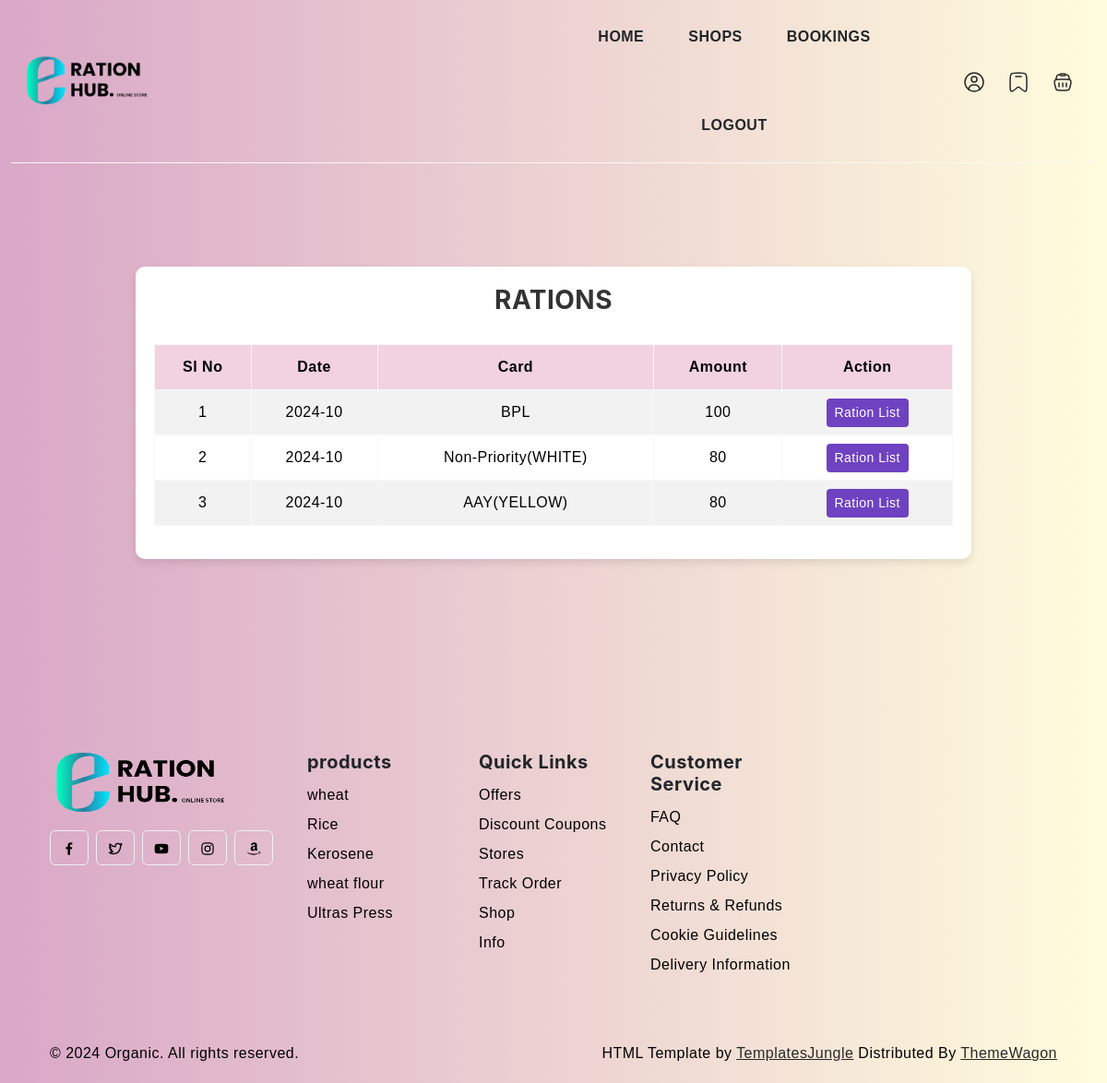
The app's page /Project/User/ViewRation.php, older data.
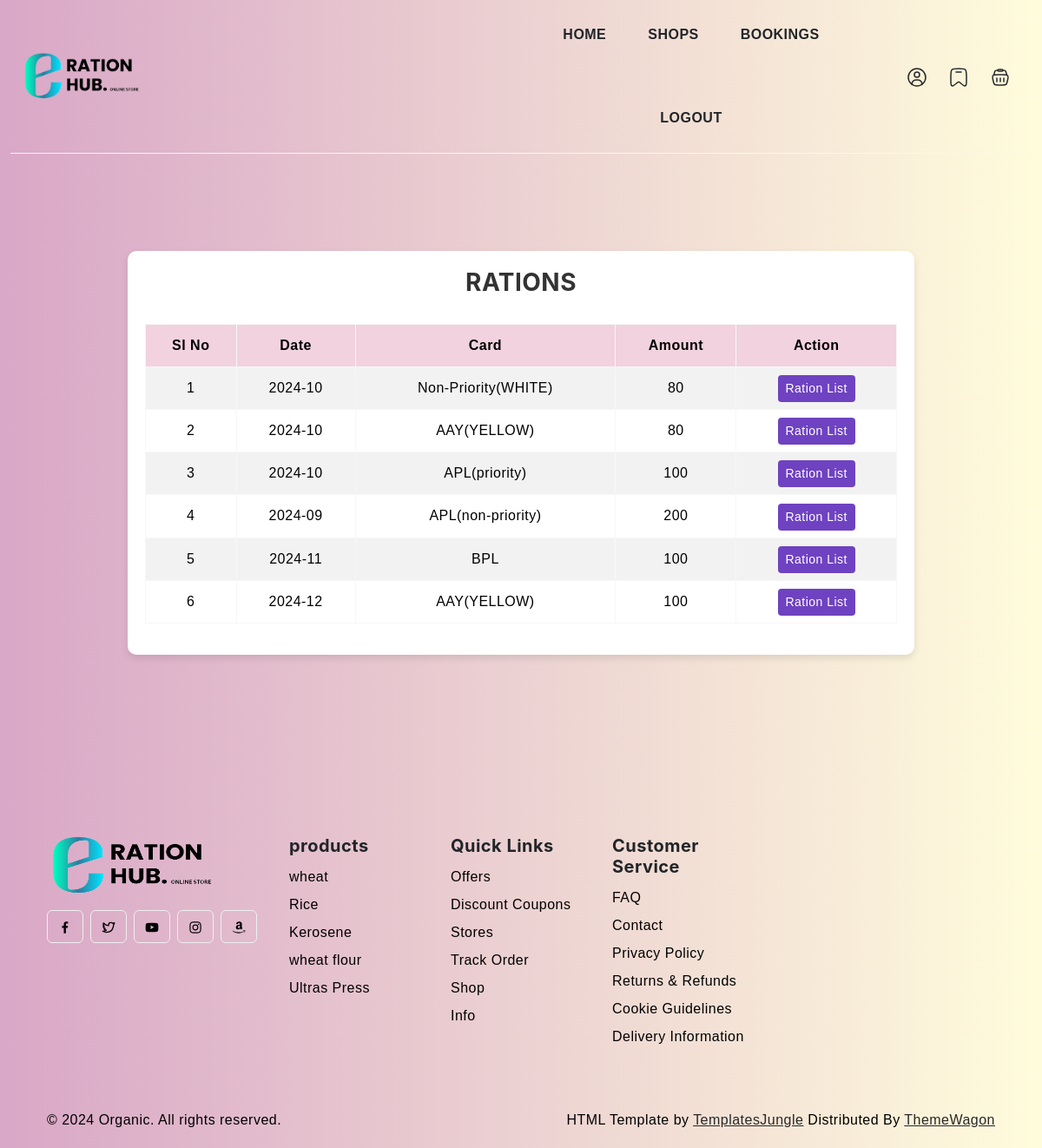
The same page, newer data.
### tables this page shows
CREATE TABLE `tbl_ration` (
  `ration_id` int(11) NOT NULL,
  `ration_date` varchar(60) NOT NULL,
  `card_id` int(11) NOT NULL,
  `ration_amount` varchar(100) NOT NULL
);

CREATE TABLE `tbl_card` (
  `card_id` int(11) NOT NULL,
  `card_name` varchar(50) NOT NULL
);

### Project/User/ViewRation.php (the view, shortened to what this page needs)
<?php
include("../Assets/Connection/Connection.php");
include("Head.php");
?>
<!DOCTYPE html PUBLIC "-//W3C//DTD XHTML 1.0 Transitional//EN" "http://www.w3.org/TR/xhtml1/DTD/xhtml1-transitional.dtd">
<html xmlns="http://www.w3.org/1999/xhtml">
<head>
</head>
<body>
<div class="container mt-5">
    <div class="row justify-content-center">
        <div class="col-md-10">
            <div class="table-wrapper">
                <h3>Rations</h3>
                <table class="table table-bordered table-striped">
                    <thead class="thead-light">
                        <tr>
                            <th>Sl No</th>
                            <th>Date</th>
                            <th>Card</th>
                            <th>Amount</th>
                            <th>Action</th>
                        </tr>
                    </thead>
                    <tbody>
                        <?php
                        $selQry = "SELECT * FROM tbl_ration r INNER JOIN tbl_card c ON r.card_id = c.card_id";
                        $result = $Con->query($selQry);
                        $i = 0;
                        while ($data = $result->fetch_assoc()) {
                            $i++;
                            ?>
                            <tr>
                                <td><?php echo $i; ?></td>
                                <td><?php echo $data['ration_date']; ?></td>
                                <td><?php echo $data['card_name']; ?></td>
                                <td><?php echo $data['ration_amount']; ?></td>
                                <td class="action-btn">
                                    <a href="ViewRationList.php?cid=<?php echo $data['ration_id']; ?>&rid=<?php echo $_GET['rid'] ?>" class="btn btn-sm btn-custom">Ration List</a>
                                </td>
                            </tr>
                        <?php
                    }
                ?>
                    </tbody>
                </table>
            </div>
        </div>
    </div>
</div>
</body>
</html>
<?php
include('Foot.php');
?>

### Project/User/Head.php (shortened to what this page needs)
<!DOCTYPE html>
<html lang="en">
  <head>
    <link rel="stylesheet" href="https://cdn.jsdelivr.net/npm/swiper@9/swiper-bundle.min.css">
    <link href="https://cdn.jsdelivr.net/npm/bootstrap@5.3.0-alpha3/dist/css/bootstrap.min.css" rel="stylesheet">
    <link rel="stylesheet" type="text/css" href="../Assets/Templates/User/css/vendor.css">
    <link rel="stylesheet" type="text/css" href="../Assets/Templates/User/style.css">
    <link rel="stylesheet" href="../Assets/Templates/form.css">
  </head>
  <body>
    <header>
      <div class="container-fluid">
        <div class="row py-3 border-bottom">
          <div class="col-sm-4 col-lg-2 text-center text-sm-start d-flex gap-3 justify-content-center justify-content-md-start">
            <div class="d-flex align-items-center my-3 my-sm-0">
              <a href="Homepage.php">
                <img src="../Assets/Templates/User/images/eration.png" alt="logo" class="img-fluid">
              </a>
            </div>
          </div>
          <div class="col-sm-6 offset-sm-2 offset-md-0 col-lg-4">
          </div>
          <div class="col-lg-4">
            <ul class="navbar-nav list-unstyled d-flex flex-row gap-3 gap-lg-5 justify-content-center flex-wrap align-items-center mb-0 fw-bold text-uppercase text-dark">
              <li class="nav-item active">
                <a href="Homepage.php" class="nav-link">Home</a>
              </li>
              <li class="nav-item active">
                <a href="ViewShops.php" class="nav-link">Shops</a>
              </li>
              <li class="nav-item active">
                <a href="MyBookings.php" class="nav-link">Bookings</a>
              </li>
              <li class="nav-item active">
                <a href="../index.php" class="nav-link">Logout</a>
              </li>
            </ul>
          </div>
          <div class="col-sm-8 col-lg-2 d-flex gap-5 align-items-center justify-content-center justify-content-sm-end">
            <ul class="d-flex justify-content-end list-unstyled m-0">
              <li>
                <a href="Myprofile.php" class="p-2 mx-1">
                  <svg width="24" height="24"><use xlink:href="#user"></use></svg>
                </a>
              </li>
              <li>
                <a href="MyBookings.php" class="p-2 mx-1">
                  <svg width="24" height="24"><use xlink:href="#wishlist"></use></svg>
                </a>
              </li>
              <li>
                <a href="Complaint.php" class="p-2 mx-1">
                  <svg width="24" height="24"><use xlink:href="#shopping-bag"></use></svg>
                </a>
              </li>
            </ul>
          </div>
        </div>
      </div>
    </header>
<br />
<br />

### Project/User/Foot.php (shortened to what this page needs)
<br />
<br />
<br />
<br />
<br />
<footer class="py-5">
      <div class="container-lg">
        <div class="row">
          <div class="col-lg-3 col-md-6 col-sm-6">
            <div class="footer-menu">
              <img src="../Assets/Templates/User/images/eration.png" width="240" height="70" alt="logo">
              <div class="social-links mt-3">
                <ul class="d-flex list-unstyled gap-2">
                  <li>
                    <a href="#" class="btn btn-outline-light">
                      <svg width="16" height="16"><use xlink:href="#facebook"></use></svg>
                    </a>
                  </li>
                  <li>
                    <a href="#" class="btn btn-outline-light">
                      <svg width="16" height="16"><use xlink:href="#twitter"></use></svg>
                    </a>
                  </li>
                  <li>
                    <a href="#" class="btn btn-outline-light">
                      <svg width="16" height="16"><use xlink:href="#youtube"></use></svg>
                    </a>
                  </li>
                  <li>
                    <a href="#" class="btn btn-outline-light">
                      <svg width="16" height="16"><use xlink:href="#instagram"></use></svg>
                    </a>
                  </li>
                  <li>
                    <a href="#" class="btn btn-outline-light">
                      <svg width="16" height="16"><use xlink:href="#amazon"></use></svg>
                    </a>
                  </li>
                </ul>
              </div>
            </div>
          </div>
          <div class="col-md-2 col-sm-6">
            <div class="footer-menu">
              <h5 class="widget-title montserrat">products</h5>
              <ul class="menu-list list-unstyled">
                <li class="menu-item">
                  <a href="#" class="nav-link">wheat</a>
                </li>
                <li class="menu-item">
                  <a href="#" class="nav-link">Rice </a>
                </li>
                <li class="menu-item">
                  <a href="#" class="nav-link">Kerosene</a>
                </li>
                <li class="menu-item">
                  <a href="#" class="nav-link">wheat flour</a>
                </li>
                <li class="menu-item">
                  <a href="#" class="nav-link">Ultras Press</a>
                </li>
              </ul>
            </div>
          </div>
          <div class="col-md-2 col-sm-6">
            <div class="footer-menu">
              <h5 class="widget-title montserrat">Quick Links</h5>
              <ul class="menu-list list-unstyled">
                <li class="menu-item">
                  <a href="#" class="nav-link">Offers</a>
                </li>
                <li class="menu-item">
                  <a href="#" class="nav-link">Discount Coupons</a>
                </li>
                <li class="menu-item">
                  <a href="#" class="nav-link">Stores</a>
                </li>
                <li class="menu-item">
                  <a href="#" class="nav-link">Track Order</a>
                </li>
                <li class="menu-item">
                  <a href="#" class="nav-link">Shop</a>
                </li>
                <li class="menu-item">
                  <a href="#" class="nav-link">Info</a>
                </li>
              </ul>
            </div>
          </div>
          <div class="col-md-2 col-sm-6">
            <div class="footer-menu">
              <h5 class="widget-title montserrat">Customer Service</h5>
              <ul class="menu-list list-unstyled">
                <li class="menu-item">
                  <a href="#" class="nav-link">FAQ</a>
                </li>
                <li class="menu-item">
                  <a href="#" class="nav-link">Contact</a>
                </li>
                <li class="menu-item">
                  <a href="#" class="nav-link">Privacy Policy</a>
                </li>
                <li class="menu-item">
                  <a href="#" class="nav-link">Returns & Refunds</a>
                </li>
                <li class="menu-item">
                  <a href="#" class="nav-link">Cookie Guidelines</a>
                </li>
                <li class="menu-item">
                  <a href="#" class="nav-link">Delivery Information</a>
                </li>
              </ul>
            </div>
          </div>
        </div>
      </div>
    </footer>
    <div id="footer-bottom">
      <div class="container-lg">
        <div class="row">
          <div class="col-md-6 copyright">
            <p>© 2024 Organic. All rights reserved.</p>
          </div>
          <div class="col-md-6 credit-link text-start text-md-end">
            <p>HTML Template by <a href="https://templatesjungle.com/">TemplatesJungle</a> Distributed By <a href="https://themewagon.com">ThemeWagon</a> </p>
          </div>
        </div>
      </div>
    </div>
  </body>
</html>

### Project/Assets/Templates/User/style.css (style rules this page uses)
body { --heading-font : "Inter", sans-serif; --bs-link-color: #ffd500; --bs-link-hover-color:#333; --bs-link-color-rgb: 40,40,40; --bs-link-hover-color-rgb: 0,0,0; --bs-light-rgb: 248, 248, 248; --bs-font-sans-serif: "Inter", sans-serif; --bs-body-font-family: var(--bs-font-sans-serif); --bs-body-font-size: 1rem; --bs-body-font-weight: 400; --bs-body-line-height: 2; --bs-body-color: #000000; --bs-primary: #10a08d; --bs-primary-rgb: 107, 178, 82; --bs-secondary: #ffffff; --bs-secondary-rgb: 54, 65, 39; --bs-danger: #f94509; --bs-danger-rgb: 249, 95, 9; --bs-success: #a3be4c; --bs-success-rgb: 163, 190, 76; --bs-primary-bg-subtle: #FFF9EB; --bs-success-bg-subtle: #eef5e5; --bs-border-color: #F7F7F7; }
.btn-outline-light { --bs-btn-color: #020202; --bs-btn-border-color: #EFEFEF; --bs-btn-hover-color: #000; --bs-btn-hover-bg: #EFEFEF; --bs-btn-hover-border-color: #EFEFEF; --bs-btn-focus-shadow-rgb: 248,249,250; --bs-btn-active-color: #000; --bs-btn-active-bg: #EFEFEF; --bs-btn-active-border-color: #EFEFEF; --bs-btn-active-shadow: inset 0 3px 5px rgba(0, 0, 0, 0.125); --bs-btn-disabled-color: #EFEFEF; --bs-btn-disabled-bg: transparent; --bs-btn-disabled-border-color: #EFEFEF; --bs-gradient: none; }
body { letter-spacing: 0.03em; }
h1,h2,h3,h4,h5,h6 { font-family: var(--heading-font); color: var(--bs-dark); font-weight: 700; }
.container, .container-fluid, .container-lg, .container-md, .container-sm, .container-xl, .container-xxl { --bs-gutter-x: 3rem; }

### Project/Assets/Templates/form.css (style rules this page uses)
body { background: linear-gradient(to right, #d9a7c7, #fffcdc); font-family: 'Arial', sans-serif; }

### Project/User/ViewRation.php (style rules this page uses)
body { background: linear-gradient(to right, #d9a7c7, #fffcdc); font-family: 'Arial', sans-serif; }
.table-wrapper { background-color: #fff; padding: 20px; border-radius: 10px; box-shadow: 0 4px 8px rgba(0, 0, 0, 0.1); }
h3 { color: #333; font-weight: bold; text-transform: uppercase; margin-bottom: 30px; text-align: center; }
.table thead th { background-color: #f1d2de; color: #000000; text-align: center; }
.table tbody td { text-align: center; }
.btn-custom { background-color: #6f42c1; color: white; transition: background-color 0.3s ease; }
.table-wrapper .action-btn { text-align: center; }

Row changes from the older to the newer data that the page shows:
removed tbl_ration: ration_date "2024-10", card.card_name "BPL", ration_amount "100"
added tbl_ration: ration_date "2024-10", card.card_name "APL(priority)", ration_amount "100"
added tbl_ration: ration_date "2024-09", card.card_name "APL(non-priority)", ration_amount "200"
added tbl_ration: ration_date "2024-11", card.card_name "BPL", ration_amount "100"
added tbl_ration: ration_date "2024-12", card.card_name "AAY(YELLOW)", ration_amount "100"
